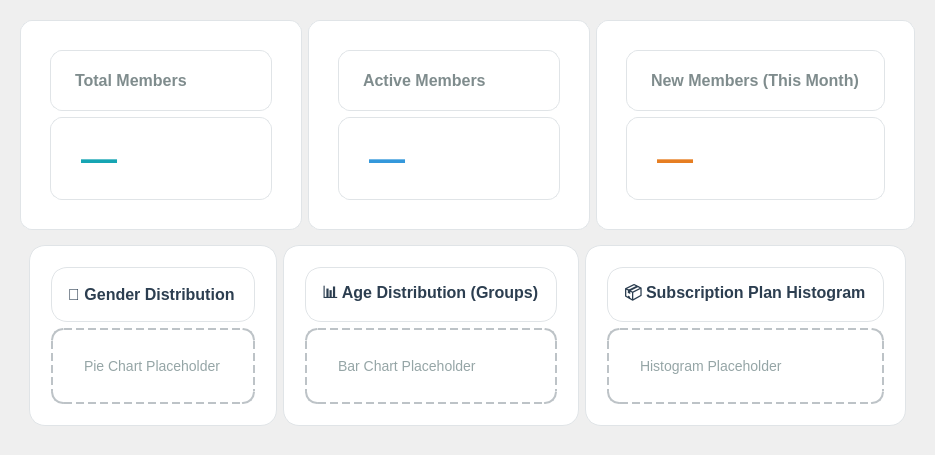
                <widget class="QWidget" name="memberStatisticsTab">
                 <attribute name="icon">
                  <iconset resource="resources.qrc">
                   <normaloff>:/icons/icons/statistic.png</normaloff>:/icons/icons/statistic.png</iconset>
                 </attribute>
                 <attribute name="title">
                  <string> Statistics</string>
                 </attribute>
                 <layout class="QVBoxLayout" name="memberStatisticsLayout">
                  <item>
                   <widget class="QFrame" name="memberStatsFrame">
                    <layout class="QGridLayout" name="memberStatsGridLayout">
                     <item row="0" column="0">
                      <widget class="QFrame" name="totalMembersCard">
                       <property name="styleSheet">
                        <string notr="true">background-color: white; border: 1px solid #e0e4e7; border-radius: 12px; padding: 20px;</string>
                       </property>
                       <layout class="QVBoxLayout" name="totalMembersLayout">
                        <item>
                         <widget class="QLabel" name="totalMembersTitle">
                          <property name="styleSheet">
                           <string notr="true">font-size: 16px; color: #7f8c8d; font-weight: 600;</string>
                          </property>
                          <property name="text">
                           <string>Total Members</string>
                          </property>
                         </widget>
                        </item>
                        <item>
                         <widget class="QLabel" name="totalMembersNumber">
                          <property name="styleSheet">
                           <string notr="true">font-size: 36px; font-weight: bold; color: #16a5b3;</string>
                          </property>
                          <property name="text">
                           <string>—</string>
                          </property>
                         </widget>
                        </item>
                       </layout>
                      </widget>
                     </item>
                     <item row="0" column="1">
                      <widget class="QFrame" name="activeMembersCard">
                       <property name="styleSheet">
                        <string notr="true">background-color: white; border: 1px solid #e0e4e7; border-radius: 12px; padding: 20px;</string>
                       </property>
                       <layout class="QVBoxLayout" name="activeMembersLayout">
                        <item>
                         <widget class="QLabel" name="activeMembersTitle">
                          <property name="styleSheet">
                           <string notr="true">font-size: 16px; color: #7f8c8d; font-weight: 600;</string>
                          </property>
                          <property name="text">
                           <string>Active Members</string>
                          </property>
                         </widget>
                        </item>
                        <item>
                         <widget class="QLabel" name="activeMembersNumber">
                          <property name="styleSheet">
                           <string notr="true">font-size: 36px; font-weight: bold; color: #3498db;</string>
                          </property>
                          <property name="text">
                           <string>—</string>
                          </property>
                         </widget>
                        </item>
                       </layout>
                      </widget>
                     </item>
                     <item row="0" column="2">
                      <widget class="QFrame" name="newMembersCard">
                       <property name="styleSheet">
                        <string notr="true">background-color: white; border: 1px solid #e0e4e7; border-radius: 12px; padding: 20px;</string>
                       </property>
                       <layout class="QVBoxLayout" name="newMembersLayout">
                        <item>
                         <widget class="QLabel" name="newMembersTitle">
                          <property name="styleSheet">
                           <string notr="true">font-size: 16px; color: #7f8c8d; font-weight: 600;</string>
                          </property>
                          <property name="text">
                           <string>New Members (This Month)</string>
                          </property>
                         </widget>
                        </item>
                        <item>
                         <widget class="QLabel" name="newMembersNumber">
                          <property name="styleSheet">
                           <string notr="true">font-size: 36px; font-weight: bold; color: #e67e22;</string>
                          </property>
                          <property name="text">
                           <string>—</string>
                          </property>
                         </widget>
                        </item>
                       </layout>
                      </widget>
                     </item>
                     <item row="1" column="0" colspan="3">
                      <widget class="QFrame" name="memberChartsContainer">
                       <property name="styleSheet">
                        <string notr="true">background:transparent;</string>
                       </property>
                       <layout class="QGridLayout" name="memberChartsGrid">
                        <item row="0" column="0">
                         <widget class="QFrame" name="memberGenderChartFrame">
                          <property name="styleSheet">
                           <string notr="true">background:#ffffff; border:1px solid #e0e4e7; border-radius:16px; padding:12px;</string>
                          </property>
                          <layout class="QVBoxLayout" name="memberGenderChartLayout">
                           <item>
                            <widget class="QLabel" name="memberGenderChartTitle">
                             <property name="styleSheet">
                              <string notr="true">font-size:16px; font-weight:600; color:#2c3e50;</string>
                             </property>
                             <property name="text">
                              <string>🧬 Gender Distribution</string>
                             </property>
                            </widget>
                           </item>
                           <item>
                            <widget class="QLabel" name="memberGenderChartPlaceholder">
                             <property name="styleSheet">
                              <string notr="true">color:#95a5a6; font-size:14px; padding:28px; border:2px dashed #bdc3c7; border-radius:12px; text-align:center;</string>
                             </property>
                             <property name="text">
                              <string>Pie Chart Placeholder</string>
                             </property>
                            </widget>
                           </item>
                          </layout>
                         </widget>
                        </item>
                        <item row="0" column="1">
                         <widget class="QFrame" name="memberAgeChartFrame">
                          <property name="styleSheet">
                           <string notr="true">background:#ffffff; border:1px solid #e0e4e7; border-radius:16px; padding:12px;</string>
                          </property>
                          <layout class="QVBoxLayout" name="memberAgeChartLayout">
                           <item>
                            <widget class="QLabel" name="memberAgeChartTitle">
                             <property name="styleSheet">
                              <string notr="true">font-size:16px; font-weight:600; color:#2c3e50;</string>
                             </property>
                             <property name="text">
                              <string>📊 Age Distribution (Groups)</string>
                             </property>
                            </widget>
                           </item>
                           <item>
                            <widget class="QLabel" name="memberAgeChartPlaceholder">
                             <property name="styleSheet">
                              <string notr="true">color:#95a5a6; font-size:14px; padding:28px; border:2px dashed #bdc3c7; border-radius:12px; text-align:center;</string>
                             </property>
                             <property name="text">
                              <string>Bar Chart Placeholder</string>
                             </property>
                            </widget>
                           </item>
                          </layout>
                         </widget>
                        </item>
                        <item row="0" column="2">
                         <widget class="QFrame" name="memberSubscriptionChartFrame">
                          <property name="styleSheet">
                           <string notr="true">background:#ffffff; border:1px solid #e0e4e7; border-radius:16px; padding:12px;</string>
                          </property>
                          <layout class="QVBoxLayout" name="memberSubscriptionChartLayout">
                           <item>
                            <widget class="QLabel" name="memberSubscriptionChartTitle">
                             <property name="styleSheet">
                              <string notr="true">font-size:16px; font-weight:600; color:#2c3e50;</string>
                             </property>
                             <property name="text">
                              <string>📦 Subscription Plan Histogram</string>
                             </property>
                            </widget>
                           </item>
                           <item>
                            <widget class="QLabel" name="memberSubscriptionChartPlaceholder">
                             <property name="styleSheet">
                              <string notr="true">color:#95a5a6; font-size:14px; padding:28px; border:2px dashed #bdc3c7; border-radius:12px; text-align:center;</string>
                             </property>
                             <property name="text">
                              <string>Histogram Placeholder</string>
                             </property>
                            </widget>
                           </item>
                          </layout>
                         </widget>
                        </item>
                       </layout>
                      </widget>
                     </item>
                    </layout>
                   </widget>
                  </item>
                 </layout>
                </widget>
